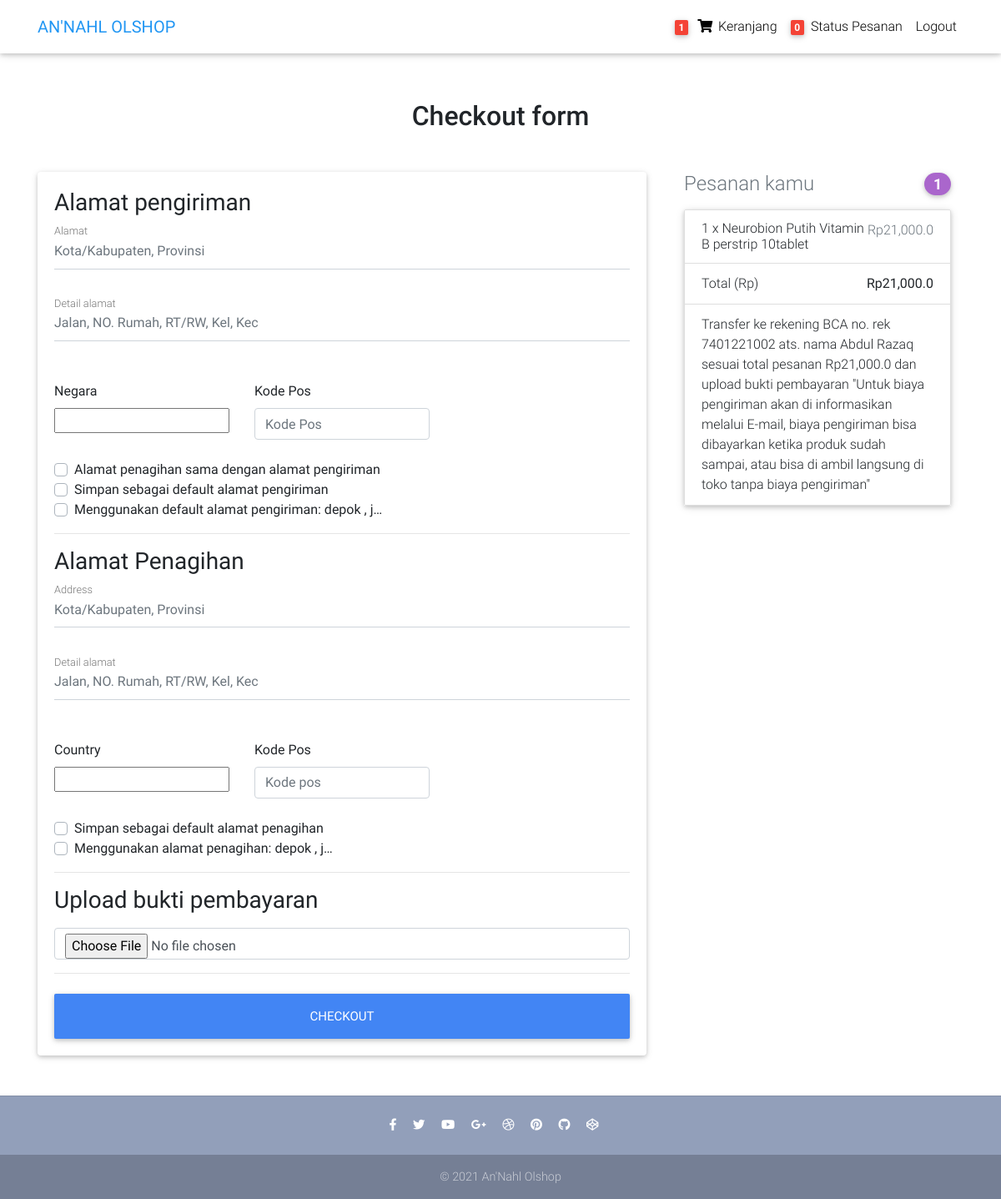
Page /checkout/ (signed in) on the earlier database version.
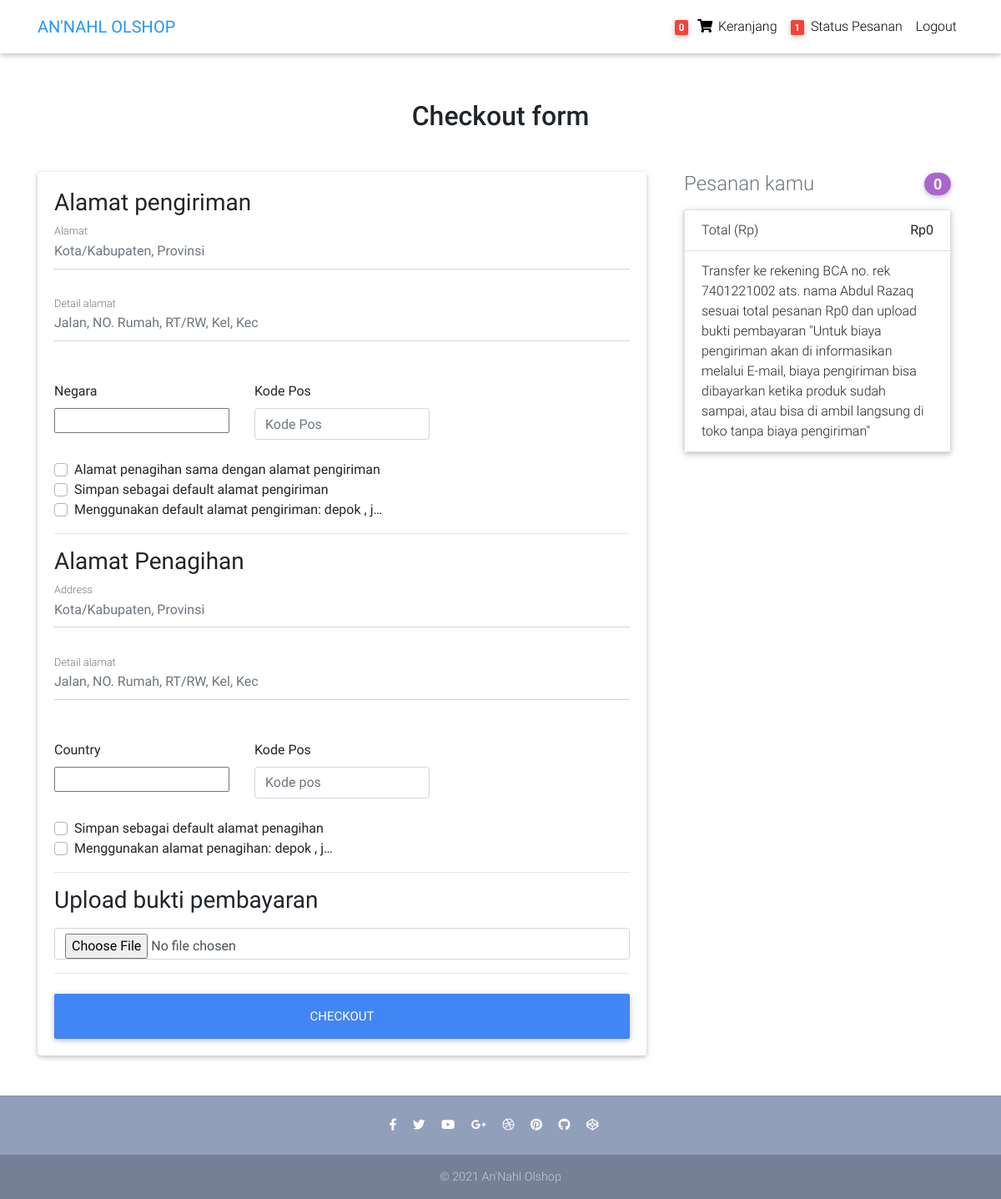
Same page on the later database version.
### store/models.py (models this page shows, shortened)
class Order(models.Model):
    user = models.ForeignKey(settings.AUTH_USER_MODEL,
                             on_delete=models.CASCADE)
    ref_code = models.CharField(max_length=20, blank=True, null=True)
    items = models.ManyToManyField(OrderItem)
    start_date = models.DateTimeField(auto_now_add=True)
    ordered_date = models.DateTimeField()
    ordered = models.BooleanField(default=False)
    shipping_address = models.ForeignKey(
        'Address', related_name='shipping_address', on_delete=models.SET_NULL, blank=True, null=True)
    billing_address = models.ForeignKey(
        'Address', related_name='billing_address', on_delete=models.SET_NULL, blank=True, null=True)
    being_delivered = models.BooleanField(default=False)
    is_paid = models.BooleanField(default=False)
    received = models.BooleanField(default=False)
    proof_of_payment = models.ImageField(blank=True)
    def get_total(self):
        total = 0
        for order_item in self.items.all():
            total += order_item.get_final_price()
        return total

class OrderItem(models.Model):
    user = models.ForeignKey(settings.AUTH_USER_MODEL,
                             on_delete=models.CASCADE)
    ordered = models.BooleanField(default=False)
    item = models.ForeignKey(Item, on_delete=models.CASCADE)
    quantity = models.IntegerField(default=1)
    def get_total_item_price(self):
        return self.quantity * self.item.price
    def get_final_price(self):
        if self.item.discount_price:
            return self.get_total_discount_item_price()
        return self.get_total_item_price()

class Item(models.Model):
    title = models.CharField(max_length=100)
    price = models.FloatField()
    discount_price = models.FloatField(blank=True, null=True)
    category = models.CharField(choices=CATEGORY_CHOICES, max_length=2)
    label = models.CharField(choices=LABEL_CHOICES, max_length=1)
    slug = models.SlugField()
    description = models.TextField()
    image = models.ImageField()

### store/views.py (the view, shortened to what this page needs)
# urls.py: path('checkout/', CheckoutView.as_view(), name='checkout'),
class CheckoutView(View):
    def get(self, *args, **kwargs):
        try:
            order = Order.objects.get(user=self.request.user, ordered=False)
            form = CheckoutForm()
            context = {
                'form': form,
                'order': order,
            }
            shipping_address_qs = Address.objects.filter(
                user=self.request.user,
                address_type='S',
                default=True
            )
            if shipping_address_qs.exists():
                context.update(
                    {'default_shipping_address': shipping_address_qs[0]})
            billing_address_qs = Address.objects.filter(
                user=self.request.user,
                address_type='B',
                default=True
            )
            if billing_address_qs.exists():
                context.update(
                    {'default_billing_address': billing_address_qs[0]})
            return render(self.request, "checkout.html", context)
        except ObjectDoesNotExist:
            messages.info(self.request, "Belum ada yang kamu order")
            return redirect("store:checkout")

### store/forms.py
class CheckoutForm(forms.Form):
    shipping_address = forms.CharField(required=False)
    shipping_address2 = forms.CharField(required=False)
    shipping_country = CountryField(blank_label='(select country)').formfield(
        required=False,
        widget=CountrySelectWidget(attrs={
            'class': 'custom-select d-block w-100',
        }))
    shipping_zip = forms.CharField(required=False)
    billing_address = forms.CharField(required=False)
    billing_address2 = forms.CharField(required=False)
    billing_country = CountryField(blank_label='(select country)').formfield(
        required=False,
        widget=CountrySelectWidget(attrs={
            'class': 'custom-select d-block w-100',
        }))
    billing_zip = forms.CharField(required=False)
    same_billing_address = forms.BooleanField(required=False)
    set_default_shipping = forms.BooleanField(required=False)
    use_default_shipping = forms.BooleanField(required=False)
    set_default_billing = forms.BooleanField(required=False)
    use_default_billing = forms.BooleanField(required=False)
    proof_of_payment = forms.ImageField(required=False)

### store/templates/checkout.html (shortened to what the changed rows need)
{% extends "base.html" %}
{% load crispy_forms_tags %}
{% block content %}
{% if order %}
  <main >
    <div class="container wow fadeIn">
      <h2 class="my-5 h2 text-center">Checkout form</h2>
      <div class="row">
        <div class="col-md-4 mb-4">
          {% include "order_snippet.html" %}
        </div>
      </div>
    </div>
  </main>
  {% endif %}
{% endblock content %}

### store/templates/navbar.html (shortened to what this page needs)
{% load cart_template_tags %}
<nav class="navbar fixed-top navbar-expand-lg navbar-light white scrolling-navbar">
    <div class="container">
      <a class="navbar-brand waves-effect" href="/">
        <strong class="blue-text">AN'NAHL OLSHOP</strong>
      </a>
      <div class="collapse navbar-collapse" id="navbarSupportedContent">
        <ul class="navbar-nav nav-flex-icons">
          {% if request.user.is_authenticated %}
          <li class="nav-item">
            <a href="{% url 'store:order-summary' %}" class="nav-link waves-effect">
              <span class="badge red z-depth-1 mr-1"> {{ request.user|cart_item_count }} </span>
              <i class="fas fa-shopping-cart"></i>
              <span class="clearfix d-none d-sm-inline-block"> Keranjang </span>
            </a>
          </li>
          <li class="nav-item">
            <a href="{% url 'store:StatusOrderedView' %}" class="nav-link waves-effect">
              <span class="badge red z-depth-1 mr-1"> {{ request.user|status_order_count }} </span>
              <span class="clearfix d-none d-sm-inline-block"> Status Pesanan </span></a>
          </li>
          <li class="nav-item">
            <a class="nav-link waves-effect" href="{% url 'account_logout' %}">
              <span class="clearfix d-none d-sm-inline-block"> Logout </span>
            </a>
          </li>
          {% endif %}
        </ul>
      </div>
    </div>
  </nav>

### store/templates/order_snippet.html (shortened to what this page needs)
<div class="col-md-12 mb-4">
    <h4 class="d-flex justify-content-between align-items-center mb-3">
    <span class="text-muted">Pesanan kamu</span>
    <span class="badge badge-secondary badge-pill">{{ order.items.count }}</span>
    </h4>
    <ul class="list-group mb-3 z-depth-1">
    {% for order_item in order.items.all %}
    <li class="list-group-item d-flex justify-content-between lh-condensed">
        <div>
        <h6 class="my-0">{{ order_item.quantity }} x {{ order_item.item.title}}</h6>
        </div>
        <span class="text-muted">Rp{{ order_item.get_final_price }}</span>
    </li>
    {% endfor %}
    <li class="list-group-item d-flex justify-content-between">
        <span>Total (Rp)</span>
        <strong>Rp{{ order.get_total }}</strong>
    </li>
    <li class="list-group-item d-flex justify-content-between">
        <span>Transfer ke rekening BCA
            no. rek 7401221002
            ats. nama Abdul Razaq
            sesuai total pesanan Rp{{ order.get_total }}
            dan upload bukti pembayaran
            "Untuk biaya pengiriman
            akan di informasikan melalui
            E-mail,
            biaya pengiriman bisa
            dibayarkan ketika
            produk sudah sampai, atau
            bisa di ambil langsung di toko
            tanpa biaya pengiriman"
        </span>
    </li>
    </ul>
</div>

Differences in the rows shown:
no longer on this page (row edited): Order: items.count "1", get_total "21,000.0"
no longer on this page (row unchanged): OrderItem: quantity "1", item "Neurobion Putih Vitamin B perstrip 10tablet", get_final_price "21,000.0"
added Order: items.count "0", get_total "0"
Other differences:
{{ request.user|cart_item_count }}: "1" → "0"
{{ request.user|status_order_count }}: "0" → "1"
